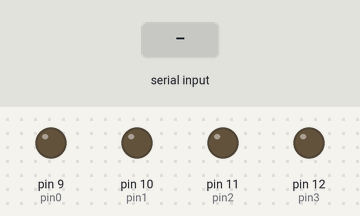
A sketch run on a simulated Arduino Uno, built with avr-gcc and run on an emulated ATmega328P. On the bench: output pins drawn as LEDs (lit = HIGH). Inputs (shaded band) come from the test bench.

Above: at 1.2 s.
1.3 s: byte 30 received over Serial
At 1.9 s:
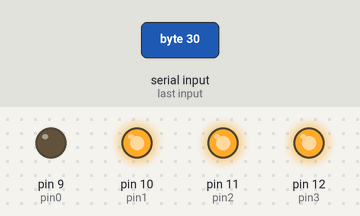
2.8 s: byte 90 received over Serial
At 3.1 s:
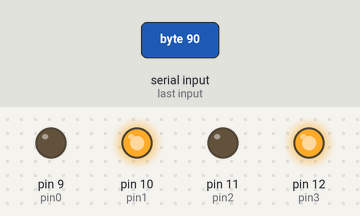
4.3 s: byte 120 received over Serial
At 5.4 s:
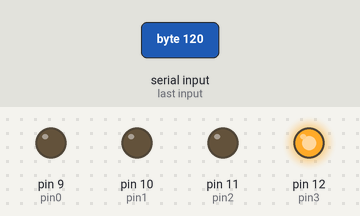
Timing chart, 0 to 7.3 s (numbered marks = the images above; inputs shaded):
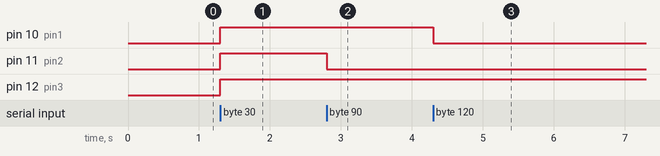

The sketch:

HexLEDs.ino
```cpp
const int pin3 = 12; //blue
const int pin2 = 11; //yellow
const int pin1 = 10; //green
const int pin0 = 9; //red

int input = 0;

int zero = 0;
int one = 0;
int two = 0;
int three = 0;

void setup(){
  Serial.begin(9600);
  pinMode(11,OUTPUT);
  pinMode(9,OUTPUT);
  pinMode(10,OUTPUT);
  pinMode(12,OUTPUT);
}

void loop(){
  if(Serial.available()>0){
    input = Serial.read();
  digitalWrite(12, HIGH);
  if(input <= 57){
    zero = (input & 0x01);
    one = (input & 0x02)>>1;
    two = (input & 0x04)>>2;
    three = (input & 0x08)>>3;
  }
  else{
    zero = (input & 0x01);
    one = (input & 0x02)>>1;
    two = (input & 0x04)>>2;
    three = 1;
  }
  digitalWrite(12, three);
  digitalWrite(11, two);
  digitalWrite(10, one);
  digitalWrite(9, zero);
  }
}
```

Measured:
- after the input at 1.3 s, pin 10 (pin1), pin 11 (pin2), pin 12 (pin3): LOW → HIGH at once
- after the input at 2.8 s, pin 11 (pin2): HIGH → LOW at once
- after the input at 4.3 s, pin 10 (pin1): HIGH → LOW at once
